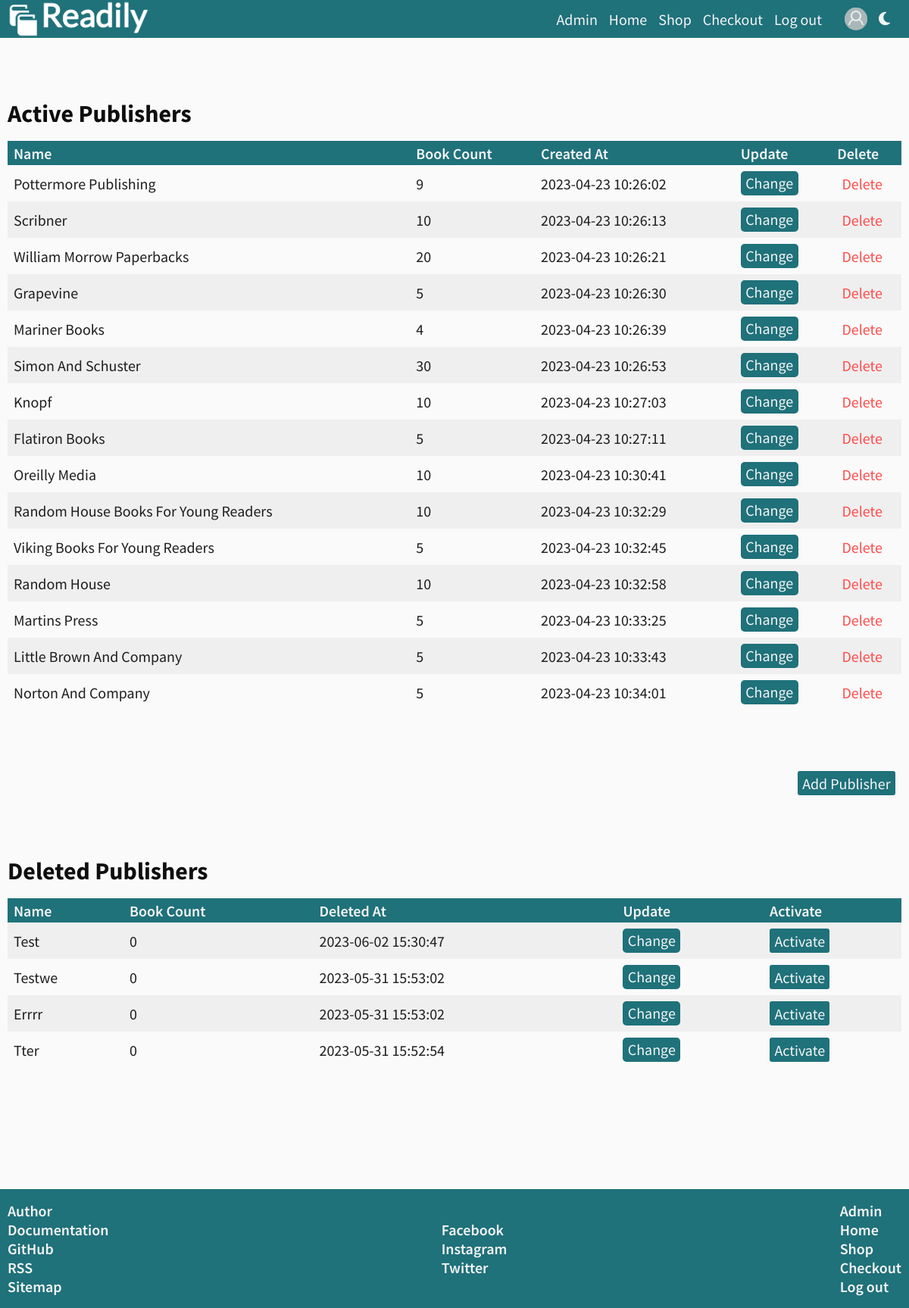
Page /index.php?page=admin-publishers (signed in) on the committed database.
### tables this page shows
CREATE TABLE `link` (
  `id` int(2) NOT NULL,
  `name` varchar(20) NOT NULL,
  `href` varchar(50) NOT NULL,
  `appearance` int(2) NOT NULL,
  `id_target` int(2) NOT NULL,
  `id_link_type` int(2) NOT NULL
);

CREATE TABLE `publisher` (
  `id` int(3) NOT NULL,
  `name` varchar(50) NOT NULL,
  `status` tinyint(1) NOT NULL DEFAULT 1,
  `created_at` timestamp NOT NULL DEFAULT current_timestamp(),
  `deleted_at` timestamp NULL DEFAULT NULL
);

### models/header/functions.php (called while the page is built)
<?php
require_once "config/connection.php";
function headerLinks($userRole){
    global $conn;
    $query = "SELECT l.name, l.href FROM link as l
    INNER JOIN link_position as lp ON lp.link_id = l.id
    INNER JOIN position as p ON p.id = lp.position_id
    INNER JOIN link_role as lr ON lr.link_id = l.id
    INNER JOIN role as r ON r.id = lr.role_id
    WHERE p.name = 'header' AND r.name = :role
    ORDER BY l.appearance ASC";
    $statement = $conn->prepare($query);
    $statement->bindParam(":role",$userRole);
    $statement->execute();
    $links = $statement->fetchAll();
    return $links;
}
?>

### models/publisher/functions.php (called while the page is built, shortened)
<?php
function selectAllPublishers(){
    global $conn;
    $query =
    'SELECT publisher.id AS id, publisher.name AS name,
    COUNT(book.id) AS book_count,
    publisher.created_at AS created_at, publisher.deleted_at AS deleted_at, publisher.status AS status
    FROM publisher
    LEFT JOIN book ON book.publisher_id = publisher.id
    GROUP BY publisher.id';
    $statement = $conn->prepare($query);
    $statement->execute();
    $allPublishers = $statement->fetchAll();
    $activePublishers = array();
    $deletedPublishers = array();
    foreach ($allPublishers as $publisher) {
        if ($publisher['status'] == 1) {
            $activePublishers[] = $publisher;
        } elseif ($publisher['status'] == 0) {
            $deletedPublishers[] = $publisher;
        }
    }
    $publisherTable = new stdClass();
    $publisherTable->activePublishers = $activePublishers;
    $publisherTable->deletedPublishers = $deletedPublishers;
    return $publisherTable;
}
?>

### models/footer/functions.php (called while the page is built)
<?php
function allLinks($userRole){
    global $conn;
    $query = "SELECT l.name, l.href, lt.name AS 'target', ltype.name AS 'type', l.appearance FROM link as l
    INNER JOIN link_position as lp ON lp.link_id = l.id
    INNER JOIN position as p ON p.id = lp.position_id
    INNER JOIN link_role as lr ON lr.link_id = l.id
    INNER JOIN role as r ON r.id = lr.role_id
    INNER JOIN link_target as lt ON l.id_target = lt.id
    INNER JOIN link_type as ltype ON ltype.id = l.id_link_type
    WHERE p.name = 'footer' AND r.name = :role
    ORDER BY l.appearance ASC;";
    $statement = $conn->prepare($query);
    $statement->bindParam(":role",$userRole);
    $statement->execute();
    $links = $statement->fetchAll();
    $documentsLinks = array();
    $pageLinks = array();
    $socialMediaLinks = array();
    foreach($links as $link){
        if($link['type'] == 'document'){
            $documentsLinks[] = $link;
        }else if($link['type'] == 'link'){
            $pageLinks[] = $link;
        }else if($link['type'] == 'social media'){
            $socialMediaLinks[] = $link;
        }
    }
    $allLinks = new stdClass();
    $allLinks->documentsLinks = $documentsLinks;
    $allLinks->pageLinks = $pageLinks;
    $allLinks->socialMediaLinks = $socialMediaLinks;
    return $allLinks;
}
?>

### views/pages/admin-publishers.php (the view, shortened to what this page needs)
<?php
    require_once "models/global/functions.php";
    require_once "models/publisher/functions.php";
    try{
        $publisherTable = selectAllPublishers();
    }catch(PDOException $ex){
        http_response_code(500);
        $errorMessageArray[] = 'Server error: ' . $ex->getMessage();
        echo json_encode($errorMessageArray);
    }
?>
</head>
<body>
<section id="admin-publishers-section" class="wrapper">
    <h2>Active Publishers</h2>
    <div class="table-container">
        <table id="table-active-publishers">
            <thead>
                <tr>
                    <th>Name</th>
                    <th>Book Count</th>
                    <th>Created At</th>
                    <th>Update</th>
                    <th>Delete</th>
                </tr>
            </thead>
            <tbody>
                <?php foreach ($publisherTable->activePublishers as $publisher): ?>
                    <tr>
                        <td><?php echo $publisher['name']; ?></td>
                        <td><?=$publisher['book_count'] ?></td>
                        <td><?php echo $publisher['created_at']; ?></td>
                        <td><a data-publisher-id="<?=$publisher['id']?>" data-publisher-name="<?=$publisher['name']?>" class="safe-option change-links" href="#">Change</a></td>
                        <td>
                            <form method="post" name="delivery-form" >
                                <input class="danger-option delete-publisher" type="button" value="Delete">
                            </form>
                        </td>
                    </tr>
                <?php endforeach; ?>
            </tbody>
        </table>
    </div>
	<div class="add-button-container add-buttons-container" >
		<input class="safe-option" id="add-publisher-button" type="button" value="Add Publisher">
	</div>
	<h2>Deleted Publishers</h2>
	<div class="table-container">
        <table id="table-deleted-publishers">
            <thead>
                <tr>
                    <th>Name</th>
                    <th>Book Count</th>
                    <th>Deleted At</th>
                    <th>Update</th>
                    <th>Activate</th>
                </tr>
            </thead>
            <tbody>
                <?php foreach ($publisherTable->deletedPublishers as $publisher): ?>
                    <tr>
                        <td><?php echo $publisher['name']; ?></td>
                        <td><?=$publisher['book_count'] ?></td>
                        <td><?php echo $publisher['deleted_at']; ?></td>
                        <td><a data-publisher-id="<?=$publisher['id']?>" data-publisher-name="<?=$publisher['name']?>" class="safe-option change-links" href="#">Change</a></td>
                        <td>
                            <form method="post" name="delivery-form" >
                                <input class="safe-option activate-publisher" type="button" value="Activate">
                            </form>
                        </td>
                    </tr>
                <?php endforeach; ?>
            </tbody>
        </table>
    </div>
</section>

### views/fixed/header.php (shortened to what this page needs)
<?php
    require_once "models/header/functions.php";
    require_once "models/global/functions.php";
    $role = 'unauthorised';
    if(isset($_SESSION['userRoleName'])){
        $role = $_SESSION['userRoleName'];
        $avatar_src = isset($_SESSION['userAvatarSrc']) ? $_SESSION['userAvatarSrc'] : 'default-avatar.jpg';
    }
    $links = headerLinks($role);
    $page = isset($_GET['page']) ? $_GET['page'] : "home";
?>
<header>
    <div id="header" class="wrapper">
        <a href="index.php?page=home">
            <img src="assets/images/logo.png" alt="logo" />
        </a>
        <ul id="header-navigation">
            <?php foreach($links as $link):?>
                <li><a href="index.php?page=<?=$link['href'] ?>"
                <?php if($page == $link['href'])echo('id="active-link"'); ?>><?=$link['name']?></a></li>
            <?php endforeach?>
        </ul>
        <div id="icons-container">
            <?php if(isset($_SESSION['userId'])){
                echo '
                <div>
                <a href="index.php?page=user-profile">
                    <img src="assets/images/avatars/' . $avatar_src . '" alt="user avatar">
                </a>
                </div>
                ';}
            ?>
            <i class="fa-solid fa-moon" id="dark-mode-icon" style="display: none;"></i>
        </div>
    </div>
</header>

### views/fixed/footer.php (shortened to what this page needs)
<?php
    require_once "models/footer/functions.php";
    $role = 'unauthorised';
    if(isset($_SESSION['userRoleName'])){
        $role = $_SESSION['userRoleName'];
    }
    $allLinks = allLinks($role);
?>
<footer>
    <div id="footer" class="wrapper">
        <ul id="docements-links">
            <?php foreach($allLinks->documentsLinks as $link):?>
                <li><a href="<?=$link['href'] ?>"
                target="<?=$link['target'] ?>"><?=$link['name']?></a></li>
            <?php endforeach?>
        </ul>
        <ul id="social-media-links">
            <?php foreach($allLinks->socialMediaLinks as $link):?>
                <li><a href="<?=$link['href'] ?>"
                target="_blank"><?=$link['name']?></a></li>
            <?php endforeach?>
        </ul>
        <ul id="pages-links">
            <?php foreach($allLinks->pageLinks as $link):?>
                <li><a href="index.php?page=<?=$link['href'] ?>"><?=$link['name']?></a></li>
            <?php endforeach?>
        </ul>
    </div>
</footer>
</body>

### rows in the picture
link: name "Admin"
link: name "Home"
link: name "Shop"
link: name "Checkout"
link: name "Log out"
publisher: name "Pottermore Publishing", book_count "9", created_at "2023-04-23 10:26:02"
publisher: name "Scribner", book_count "10", created_at "2023-04-23 10:26:13"
publisher: name "William Morrow Paperbacks", book_count "20", created_at "2023-04-23 10:26:21"
publisher: name "Grapevine", book_count "5", created_at "2023-04-23 10:26:30"
publisher: name "Mariner Books", book_count "4", created_at "2023-04-23 10:26:39"
publisher: name "Simon And Schuster", book_count "30", created_at "2023-04-23 10:26:53"
publisher: name "Knopf", book_count "10", created_at "2023-04-23 10:27:03"
publisher: name "Flatiron Books", book_count "5", created_at "2023-04-23 10:27:11"
publisher: name "Oreilly Media", book_count "10", created_at "2023-04-23 10:30:41"
publisher: name "Random House Books For Young Readers", book_count "10", created_at "2023-04-23 10:32:29"
publisher: name "Viking Books For Young Readers", book_count "5", created_at "2023-04-23 10:32:45"
publisher: name "Random House", book_count "10", created_at "2023-04-23 10:32:58"
publisher: name "Martins Press", book_count "5", created_at "2023-04-23 10:33:25"
publisher: name "Little Brown And Company", book_count "5", created_at "2023-04-23 10:33:43"
publisher: name "Norton And Company", book_count "5", created_at "2023-04-23 10:34:01"
publisher: name "Test", book_count "0", deleted_at "2023-06-02 15:30:47"
publisher: name "Testwe", book_count "0", deleted_at "2023-05-31 15:53:02"
publisher: name "Errrr", book_count "0", deleted_at "2023-05-31 15:53:02"
publisher: name "Tter", book_count "0", deleted_at "2023-05-31 15:52:54"
link: name "Author"
link: name "Documentation"
link: name "GitHub"
link: name "RSS"
link: name "Sitemap"
link: name "Facebook"
link: name "Instagram"
link: name "Twitter"
